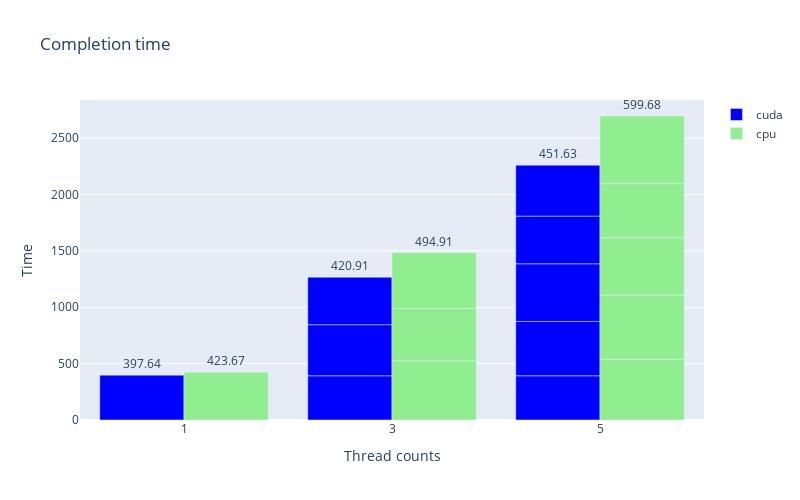

Write notebook code for a chart like this one.
### Code cell
df = pd.concat(df_list)
df_cuda = df[df['processing_unit'] == 'cuda']
df_cpu = df[df['processing_unit'] == 'cpu']

fig = go.Figure()
fig.add_trace(go.Bar(x=df_cuda['thread_n'], y=df_cuda['time'], name='cuda', text=df_cuda['time'].round(2),textposition='outside',
                    marker=dict(color='blue')))
fig.add_trace(go.Bar(x=df_cpu['thread_n'], y=df_cpu['time'], name='cpu', text=df_cpu['time'].round(2), textposition='outside',
                    marker=dict(color='lightgreen')))
fig.update_layout(xaxis=dict(title='Thread counts'), yaxis=dict(title='Time'), showlegend=True, bargap=0.19,
                  title='Completion time')
fig.update_layout(width=800, height=500)
fig.show()
fig.write_image("metrics/Completion time by thread groups.pdf")

### Figure 1 — Plotly figure (JSON) as saved in the notebook; plotly's stock layout.template omitted (floating-point values rounded to 4 significant figures)
{"data": [{"marker": {"color": "blue"}, "name": "cuda", "text": [397.6, 392.3, 452.8, 420.9, 392.4, 481.6, 511.3, 422.4, 451.6], "textposition": "outside", "type": "bar", "x": [1, 3, 3, 3, 5, 5, 5, 5, 5], "y": [397.6, 392.3, 452.8, 420.9, 392.4, 481.6, 511.3, 422.4, 451.6]}, {"marker": {"color": "lightgreen"}, "name": "cpu", "text": [423.7, 525.5, 463.5, 494.9, 539.5, 568.6, 508.3, 479.3, 599.7], "textposition": "outside", "type": "bar", "x": [1, 3, 3, 3, 5, 5, 5, 5, 5], "y": [423.7, 525.5, 463.5, 494.9, 539.5, 568.6, 508.3, 479.3, 599.7]}], "layout": {"bargap": 0.19, "height": 500, "showlegend": true, "title": {"text": "Completion time"}, "width": 800, "xaxis": {"autorange": true, "range": [0, 6], "title": {"text": "Thread counts"}, "type": "linear"}, "yaxis": {"autorange": true, "range": [0, 2837.0], "title": {"text": "Time"}, "type": "linear"}}}
